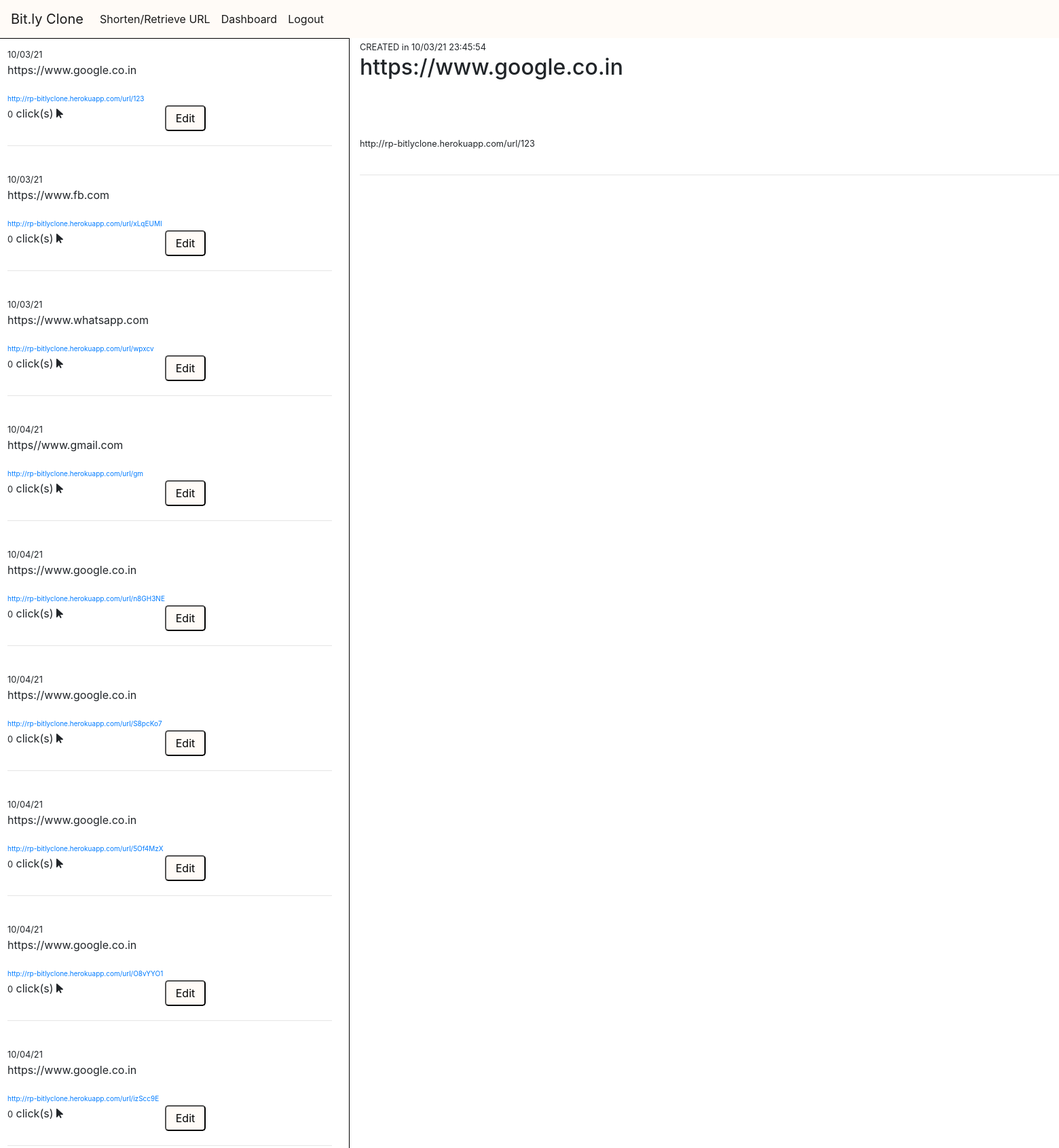
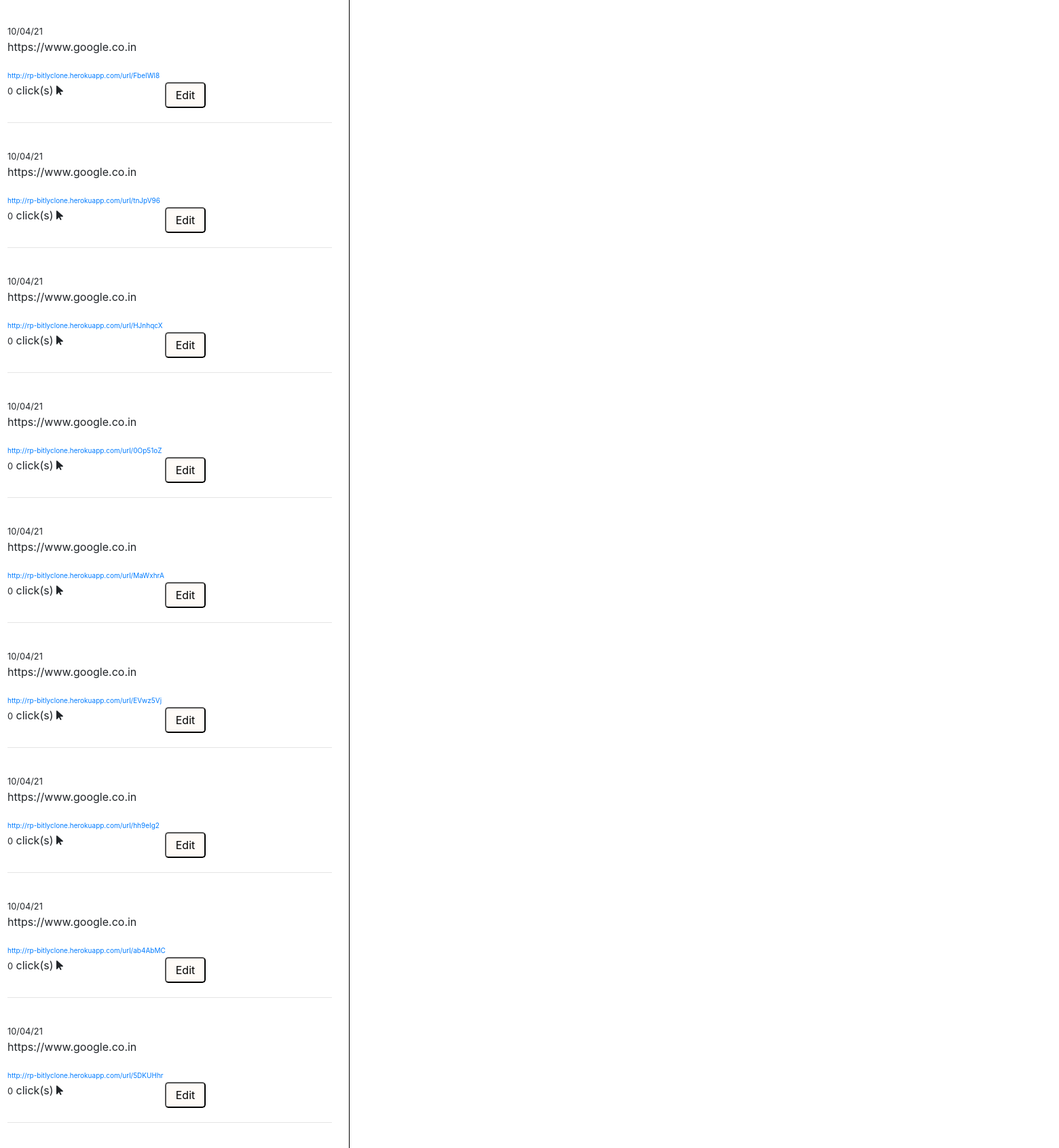
The app's page /dashboard (signed in, upper part) with its own data (2 pictures, top to bottom).
### tables this page shows
CREATE TABLE "urls" (
	"url_id"	INTEGER PRIMARY KEY AUTOINCREMENT,
	"original_url"	text,
	"auto_code"	text,
	"code"	text,
	"date"	text,
	"timestamp"	text,
	"user_id"	INTEGER,
	"click"	INTEGER
);

### app.py (the view)
@app.route("/dashboard")
@login_required
def dashboard():
    urls = c.execute("SELECT * FROM urls WHERE user_id=:u_id", {"u_id": session.get("user_id")}).fetchall()
    return render_template("dashboard.html", BASE_URL=BASE_URL, urls=urls)

### assist.py (called while the page is built)
def login_required(f):
    @wraps(f)
    def decorated_function(*args, **kwargs):
        if session.get("user_id") is None:
            return redirect(url_for('login'))
        return f(*args, **kwargs)
    return decorated_function

### templates/dashboard.html (shortened to what this page needs)
<!DOCTYPE html>
<html>
    <head>
        <link rel="stylesheet" href="https://stackpath.bootstrapcdn.com/bootstrap/4.5.0/css/bootstrap.min.css">
        <link rel="stylesheet" href="/static/styles.css">
    </head>
    <body>
        <nav style="background-color: #fffbf7;" class="navbar navbar-expand-lg navbar-light">
            <a class="navbar-brand" href="/">Bit.ly Clone</a>
            <div class="collapse navbar-collapse" id="navbarSupportedContent">
              <ul class="navbar-nav mr-auto">
                <li class="nav-item active">
                  <a class="nav-link" href="/">Shorten/Retrieve URL <span class="sr-only">(current)</span></a>
                </li>
                {% if session["user_id"] %}
                    <li class="nav-item active">
                        <a class="nav-link" href="/dashboard">Dashboard</a>
                    </li>
                {% endif %}
                {% if session["user_id"] %}
                    <li class="nav-item active">
                        <a class="nav-link" href="/logout">Logout</a>
                    </li>
                {% endif %}
              </ul>
            </div>
        </nav>
        {% if urls|length != 0 %}
        <div class="row">
            <div class="col-4">
            {% for url in urls %}
                <div class="url" onclick="displayInfo('{{ url[0] }}','{{ url[1] }}', '{{ BASE_URL }}{{ url[3] }}', '{{ url[5] }}', '{{ url[6] }}' )">
                <small>{{ url[4] }}</small>
                <p>{{ url[1] }}</p>
                <a href="{{ BASE_URL }}{{ url[3] }}" style="font-size: 10px;" class="new">{{ BASE_URL }}{{ url[3] }}</a>
                <br>
                <span class="clicks"><small>{{ url[7] }}</small> click(s) <i class="fas fa-mouse-pointer"></i></span>
                <button type="button" id="edit" class="loginbutton" onclick="window.location.replace(`/update?id=${'{{ url[0] }}'}`);">Edit</button>
                <hr class="dashboardlefthr">
                </div>
            {% endfor %}
            </div>
            <div class="col">
            <small>CREATED in <span id="timestamp">{{ urls[0][5] }}</span></small>
            <h2><span id="original_url">{{ urls[0][1] }}</span></h2>
            <br><br><br>
            <small><span id="new_url">{{ BASE_URL }}{{ urls[0][3] }}</span></small>
            <hr class="dashboardlefthr">
            </div>
        </div>
        {% endif %}
    </body>
</html>

### static/styles.css (style rules this page uses)
.col-4 { height: 100vh; border: 1px solid black; overflow-y:auto; }
.url { padding: 10px; }
#edit { position: absolute; padding: 5px; margin-left:150px; margin-bottom: 10px; width: 60px; }
.loginbutton { width: 500px; background-color: #fffbf7; border-radius: 5px; }
.dashboardlefthr { margin-top: 35px; }

### records on screen
urls: date "10/03/21", original_url "https://www.google.co.in", BASE_URL "http://rp-bitlyclone.herokuapp.com/url/", code "123", click "0", timestamp "10/03/21 23:45:54"
urls: date "10/03/21", original_url "https://www.fb.com", BASE_URL "http://rp-bitlyclone.herokuapp.com/url/", code "xLqEUMI", click "0"
urls: date "10/03/21", original_url "https://www.whatsapp.com", BASE_URL "http://rp-bitlyclone.herokuapp.com/url/", code "wpxcv", click "0"
urls: date "10/04/21", original_url "https//www.gmail.com", BASE_URL "http://rp-bitlyclone.herokuapp.com/url/", code "gm", click "0"
urls: date "10/04/21", original_url "https://www.google.co.in", BASE_URL "http://rp-bitlyclone.herokuapp.com/url/", code "n8GH3NE", click "0"
urls: date "10/04/21", original_url "https://www.google.co.in", BASE_URL "http://rp-bitlyclone.herokuapp.com/url/", code "S8pcKo7", click "0"
urls: date "10/04/21", original_url "https://www.google.co.in", BASE_URL "http://rp-bitlyclone.herokuapp.com/url/", code "5Of4MzX", click "0"
urls: date "10/04/21", original_url "https://www.google.co.in", BASE_URL "http://rp-bitlyclone.herokuapp.com/url/", code "O8vYYO1", click "0"
urls: date "10/04/21", original_url "https://www.google.co.in", BASE_URL "http://rp-bitlyclone.herokuapp.com/url/", code "izScc9E", click "0"
urls: date "10/04/21", original_url "https://www.google.co.in", BASE_URL "http://rp-bitlyclone.herokuapp.com/url/", code "FbeIWl8", click "0"
urls: date "10/04/21", original_url "https://www.google.co.in", BASE_URL "http://rp-bitlyclone.herokuapp.com/url/", code "tnJpV96", click "0"
urls: date "10/04/21", original_url "https://www.google.co.in", BASE_URL "http://rp-bitlyclone.herokuapp.com/url/", code "HJnhqcX", click "0"
urls: date "10/04/21", original_url "https://www.google.co.in", BASE_URL "http://rp-bitlyclone.herokuapp.com/url/", code "0Op51oZ", click "0"
urls: date "10/04/21", original_url "https://www.google.co.in", BASE_URL "http://rp-bitlyclone.herokuapp.com/url/", code "MaWxhrA", click "0"
urls: date "10/04/21", original_url "https://www.google.co.in", BASE_URL "http://rp-bitlyclone.herokuapp.com/url/", code "EVwz5Vj", click "0"
urls: date "10/04/21", original_url "https://www.google.co.in", BASE_URL "http://rp-bitlyclone.herokuapp.com/url/", code "hh9eIg2", click "0"
urls: date "10/04/21", original_url "https://www.google.co.in", BASE_URL "http://rp-bitlyclone.herokuapp.com/url/", code "ab4AbMC", click "0"
urls: date "10/04/21", original_url "https://www.google.co.in", BASE_URL "http://rp-bitlyclone.herokuapp.com/url/", code "5DKUHhr", click "0"

### other values on screen
{{ BASE_URL }} "http://rp-bitlyclone.herokuapp.com/url/"
